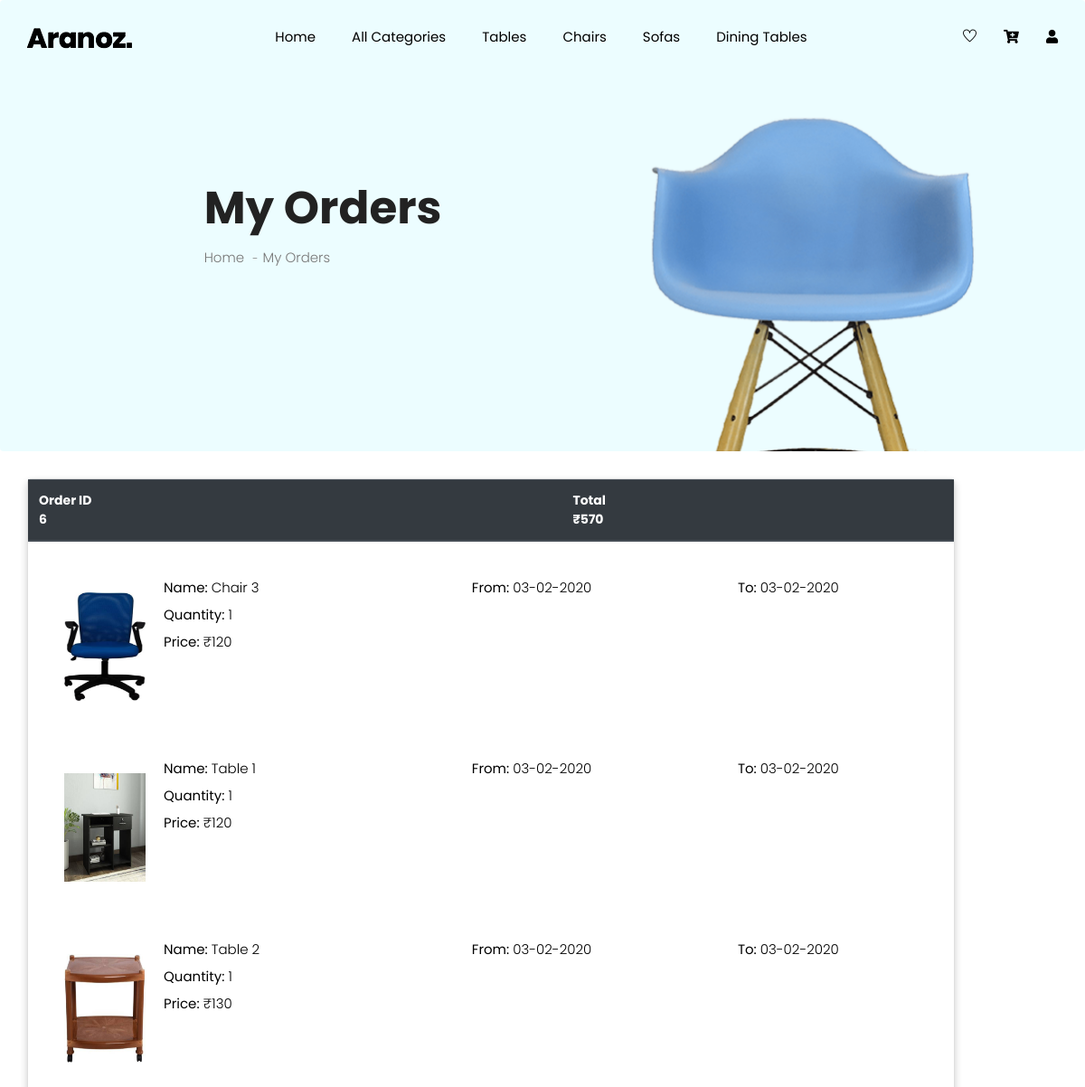
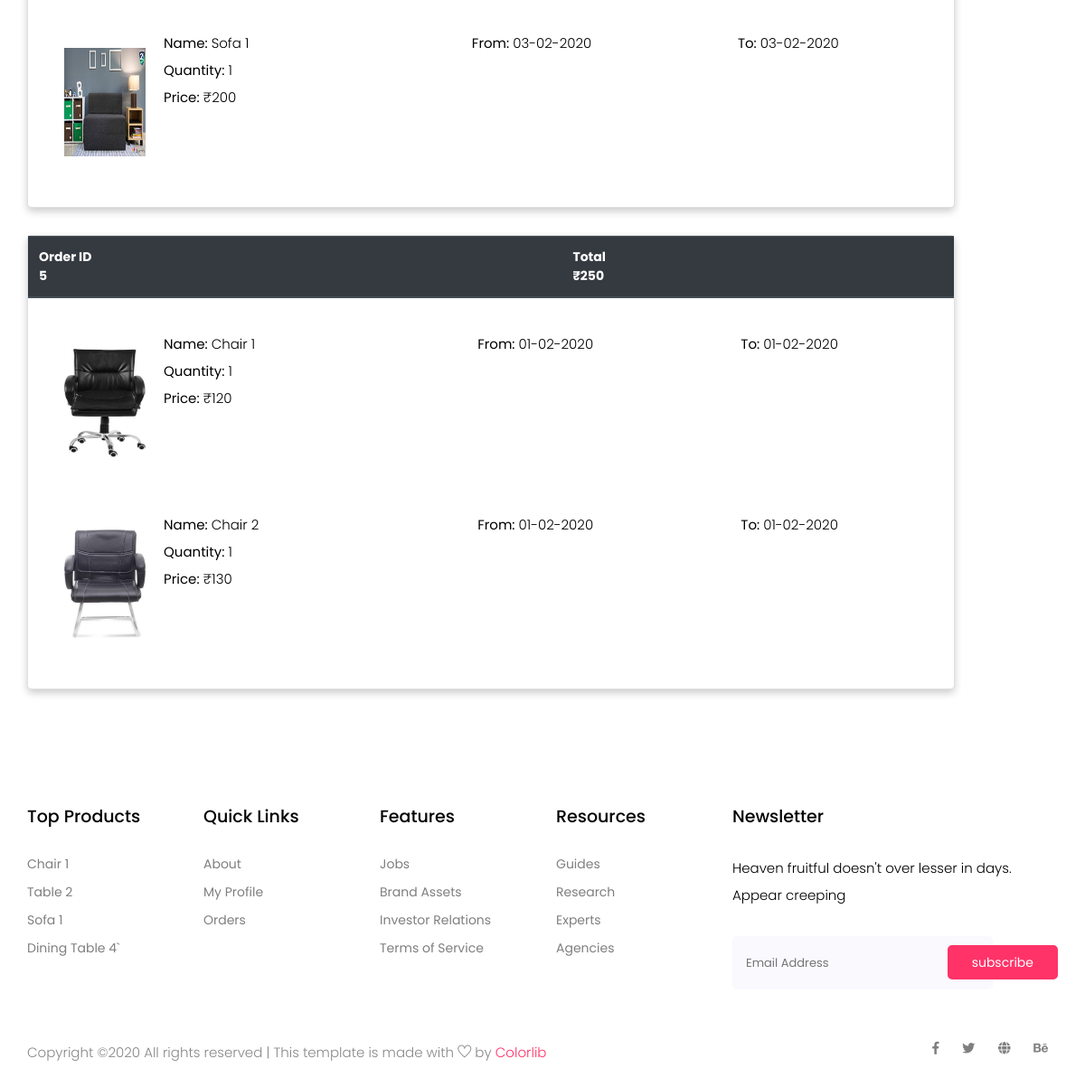
Page /orders.php (signed in) on the committed database (2 pictures, top to bottom).
### tables this page shows
CREATE TABLE `bookings` (
  `booking_id` int(11) NOT NULL,
  `user_type_id` int(11) NOT NULL,
  `user_id` int(11) NOT NULL,
  `booking_date` datetime NOT NULL,
  `date_updated` datetime NOT NULL,
  `total` float NOT NULL,
  `disc_perc` float NOT NULL,
  `disc_amt` float NOT NULL,
  `grand_total` float NOT NULL,
  `booking_status_id` int(11) NOT NULL
);

CREATE TABLE `booking_product_map` (
  `bpm_id` int(11) NOT NULL,
  `booking_id` int(11) NOT NULL,
  `product_id` int(11) NOT NULL,
  `qty` int(11) NOT NULL,
  `from_date` datetime NOT NULL,
  `to_date` datetime NOT NULL,
  `rate` float NOT NULL,
  `gst` float NOT NULL,
  `total` float NOT NULL
);

CREATE TABLE `categories` (
  `category_id` int(11) NOT NULL,
  `cat_name` varchar(100) NOT NULL,
  `date_created` datetime NOT NULL,
  `date_updated` datetime NOT NULL
);

CREATE TABLE `products` (
  `product_id` int(11) NOT NULL,
  `name` varchar(200) NOT NULL,
  `category_id` int(11) NOT NULL,
  `buying_price` float NOT NULL,
  `renting_price_per_day` float NOT NULL,
  `date_created` datetime NOT NULL,
  `date_updated` datetime NOT NULL
);

### orders.php (the view, shortened to what this page needs)
<!doctype html>
<html lang="zxx">
<head>
  <link rel="stylesheet" href="css/bootstrap.min.css">
  <link rel="stylesheet" href="css/animate.css">
  <link rel="stylesheet" href="css/owl.carousel.min.css">
  <link rel="stylesheet" href="css/nice-select.css">
  <link rel="stylesheet" href="css/all.css">
  <link rel="stylesheet" href="css/flaticon.css">
  <link rel="stylesheet" href="css/themify-icons.css">
  <link rel="stylesheet" href="css/magnific-popup.css">
  <link rel="stylesheet" href="css/slick.css">
  <link rel="stylesheet" href="css/price_rangs.css">
  <link rel="stylesheet" href="css/style.css">
</head>
<body>
  <?php session_start();
  include("header.php");
  include("config.php");
  $booking_id_stmt = "SELECT booking_id FROM bookings WHERE user_id = '" . $_SESSION['user_id'] . "' ORDER BY booking_id DESC";
  $booking_id_query = mysqli_query($dbh, $booking_id_stmt);
  $booking_id = mysqli_fetch_all($booking_id_query, MYSQLI_ASSOC);
  ?>
  <section class="breadcrumb breadcrumb_bg">
    <div class="container">
      <div class="row justify-content-center">
        <div class="col-lg-8">
          <div class="breadcrumb_iner">
            <div class="breadcrumb_iner_item">
              <h2>My Orders</h2>
              <p>Home <span>-</span>My Orders</p>
            </div>
          </div>
        </div>
      </div>
    </div>
  </section>
  <?php if (mysqli_num_rows($booking_id_query)) { ?>
    <section class="cart_area">
      <?php
      for ($i = 0; $i < mysqli_num_rows($booking_id_query); $i++) {
        $order_details_stmt = "SELECT * FROM bookings WHERE booking_id = '" . $booking_id[$i]['booking_id'] . "'";
        $order_details_query = mysqli_query($dbh, $order_details_stmt);
        $order_details = mysqli_fetch_assoc($order_details_query);
      ?>
        <div class="container">
          <a href="orderdetails.php?orderid=<?php echo $booking_id[$i]['booking_id']; ?>" onclick="document.getElementById('order <?php echo $booking_id[$i]['booking_id']; ?>').submit();">
            <div style="margin-top: 30px;" class="card">
              <div class="table-responsive">
                <table class="table">
                  <thead class="thead-dark">
                    <tr>
                      <th scope="col">Order ID<br><?php echo $order_details['booking_id']; ?> </th>
                      <th scope="col">Total<br> &#8377;<?php echo $order_details['grand_total']; ?></th>
                    </tr>
                  </thead>
                </table>
                <table class="table table-borderless">
                  <tbody>
                    <?php
                    $products_stmt = "SELECT booking_id,category_id,p.name as product_name,bpm.product_id,qty,from_date,to_date,total,p.name FROM booking_product_map bpm, products p WHERE booking_id = '" . $order_details['booking_id'] . "' AND bpm.product_id = p.product_id";
                    $products_query = mysqli_query($dbh, $products_stmt);
                    $products = mysqli_fetch_all($products_query, MYSQLI_ASSOC);
                    for ($j = 0; $j < mysqli_num_rows($products_query); $j++) {
                      $cat_name_stmt = "SELECT cat_name FROM categories WHERE category_id = '" . $products[$j]['category_id'] . "'";
                      $cat_name_query = mysqli_query($dbh, $cat_name_stmt);
                      $cat_name = mysqli_fetch_assoc($cat_name_query);
                    ?>
                      <tr>
                        <td style="padding: 20px;">
                          <div class="media">
                            <div class="d-flex">
                              <img style="margin: 20px;" width="90px" height="120px" src="img/product/categories/<?php echo $cat_name['cat_name']; ?>/<?php echo $products[$j]['product_name']; ?>/<?php echo $products[$j]['product_name']; ?> (1).jpeg" alt="" />
                            </div>
                            <div class="media-body">
                              <p><strong>Name: </strong><?php echo $products[$j]['name']; ?></p>
                              <p><strong> Quantity: </strong> <?php echo $products[$j]['qty']; ?></p>
                              <p><strong> Price: </strong>&#8377;<?php echo $products[$j]['total']; ?></p>
                            </div>
                          </div>
                        </td>
                        <td style="padding: 20px;">
                          <p> <strong> From: </strong><?php echo date_format(date_create($products[$j]['from_date']), "d-m-Y"); ?></p>
                        </td>
                        <td style="padding: 20px;">
                          <p> <strong> To: </strong><?php echo date_format(date_create($products[$j]['from_date']), "d-m-Y"); ?></p>
                        </td>
                      </tr>
                    <?php } ?>
                  </tbody>
                </table>
              </div>
            </div>
          </a>
        </div>
      <?php } ?>
    </section>
  <?php } ?>
  <?php include("footer.php"); ?>
</body>
</html>

### header.php (shortened to what this page needs)
<header class="main_menu home_menu">
    <div class="container">
        <div class="row align-items-center">
            <div class="col-lg-12">
                <nav class="navbar navbar-expand-lg navbar-light">
                    <a class="navbar-brand" href="index.html"> <img src="img/logo.png" alt="logo"> </a>
                    <div class="collapse navbar-collapse main-menu-item" id="navbarSupportedContent">
                        <ul class="navbar-nav">
                            <li class="nav-item">
                                <a class="nav-link" href="index.php">Home</a>
                            </li>
                            <li class="nav-item">
                                <a class="nav-link" href="category.php">All Categories</a>
                            </li>
                            <li class="nav-item">
                                <a class="nav-link" href="category.php?c=table">Tables</a>
                            </li>
                            <li class="nav-item">
                                <a class="nav-link" href="category.php?c=chair">Chairs</a>
                            </li>
                            <li class="nav-item">
                                <a class="nav-link" href="category.php?c=sofa">Sofas</a>
                            </li>
                            <li class="nav-item">
                                <a class="nav-link" href="category.php?c=dining">Dining Tables</a>
                            </li>
                        </ul>
                    </div>
                    <div class="hearer_icon d-flex">
                        <a href=""><i class="ti-heart"></i></a>
                        <a href="cart.php">
                            <i title="Cart" class="fas fa-cart-plus"></i>
                        </a>
                        <?php if (isset($_SESSION['login_status'])) { ?>
                            <div class="dropdown">
                                <a href="#" id="navbarDropdown3" role="button" data-toggle="dropdown" aria-haspopup="true" aria-expanded="false">
                                    <i class="fa fa-user" aria-hidden="true"></i>
                                </a>
                            </div>
                        <?php } else { ?>
                            <a href="login.php" style="margin-left: 15px; line-height: 30px" class="genric-btn primary small">Log In </a>
                        <?php } ?>
                    </div>
                </nav>
            </div>
        </div>
    </div>
</header>

### footer.php (shortened to what this page needs)
<footer class="footer_part">
    <div class="container">
        <div class="row justify-content-around">
            <div class="col-sm-6 col-lg-2">
                <div class="single_footer_part">
                    <h4>Top Products</h4>
                    <ul class="list-unstyled">
                        <li><a href="">Chair 1</a></li>
                        <li><a href="">Table 2</a></li>
                        <li><a href="">Sofa 1</a></li>
                        <li><a href="">Dining Table 4`</a></li>
                    </ul>
                </div>
            </div>
            <div class="col-sm-6 col-lg-2">
                <div class="single_footer_part">
                    <h4>Quick Links</h4>
                    <ul class="list-unstyled">
                        <li><a href="">About</a></li>
                        <li><a href="">My Profile</a></li>
                        <li><a href="">Orders</a></li>
                    </ul>
                </div>
            </div>
            <div class="col-sm-6 col-lg-2">
                <div class="single_footer_part">
                    <h4>Features</h4>
                    <ul class="list-unstyled">
                        <li><a href="">Jobs</a></li>
                        <li><a href="">Brand Assets</a></li>
                        <li><a href="">Investor Relations</a></li>
                        <li><a href="">Terms of Service</a></li>
                    </ul>
                </div>
            </div>
            <div class="col-sm-6 col-lg-2">
                <div class="single_footer_part">
                    <h4>Resources</h4>
                    <ul class="list-unstyled">
                        <li><a href="">Guides</a></li>
                        <li><a href="">Research</a></li>
                        <li><a href="">Experts</a></li>
                        <li><a href="">Agencies</a></li>
                    </ul>
                </div>
            </div>
            <div class="col-sm-6 col-lg-4">
                <div class="single_footer_part">
                    <h4>Newsletter</h4>
                    <p>Heaven fruitful doesn't over lesser in days. Appear creeping
                    </p>
                    <div id="mc_embed_signup">
                        <form target="_blank" action="https://spondonit.us12.list-manage.com/subscribe/post?u=1462626880ade1ac87bd9c93a&amp;id=92a4423d01" method="get" class="subscribe_form relative mail_part">
                            <input type="email" name="email" id="newsletter-form-email" placeholder="Email Address" class="placeholder hide-on-focus" onfocus="this.placeholder = ''" onblur="this.placeholder = ' Email Address '">
                            <button type="submit" name="submit" id="newsletter-submit" class="email_icon newsletter-submit button-contactForm">subscribe</button>
                        </form>
                    </div>
                </div>
            </div>
        </div>
    </div>
    <div class="copyright_part">
        <div class="container">
            <div class="row">
                <div class="col-lg-8">
                    <div class="copyright_text">
                        <P>
                            Copyright &copy; All rights reserved | This template is made with <i class="ti-heart" aria-hidden="true"></i> by <a href="https://colorlib.com" target="_blank">Colorlib</a>
                        </P>
                    </div>
                </div>
                <div class="col-lg-4">
                    <div class="footer_icon social_icon">
                        <ul class="list-unstyled">
                            <li><a href="#" class="single_social_icon"><i class="fab fa-facebook-f"></i></a></li>
                            <li><a href="#" class="single_social_icon"><i class="fab fa-twitter"></i></a></li>
                            <li><a href="#" class="single_social_icon"><i class="fas fa-globe"></i></a></li>
                            <li><a href="#" class="single_social_icon"><i class="fab fa-behance"></i></a></li>
                        </ul>
                    </div>
                </div>
            </div>
        </div>
    </div>
</footer>

### css/all.css (style rules this page uses)
.fa, .fas, .far, .fal, .fab { -moz-osx-font-smoothing: grayscale; -webkit-font-smoothing: antialiased; display: inline-block; font-style: normal; font-variant: normal; text-rendering: auto; line-height: 1; }
.fa-behance:before { content: "\f1b4"; }
.fa-cart-plus:before { content: "\f217"; }
.fa-facebook-f:before { content: "\f39e"; }
.fa-globe:before { content: "\f0ac"; }
.fa-twitter:before { content: "\f099"; }
.fa-user:before { content: "\f007"; }
.fab { font-family: 'Font Awesome 5 Brands'; }
.fa, .fas { font-family: 'Font Awesome 5 Free'; font-weight: 900; }

### orders.php (style rules this page uses)
.card { box-shadow: 0 4px 8px 0 rgba(0, 0, 0, 0.2); transition: 0.3s; width: 90%; border-radius: 5px; }

### rows in the picture
bookings: booking_id "6", grand_total "570"
booking_product_map: product.name (picture), product.name "Chair 3", qty "1", total "120", from_date "03-02-2020"
booking_product_map: product.name (picture), product.name "Table 1", qty "1", total "120", from_date "03-02-2020"
booking_product_map: product.name (picture), product.name "Table 2", qty "1", total "130", from_date "03-02-2020"
booking_product_map: product.name (picture), product.name "Sofa 1", qty "1", total "200", from_date "03-02-2020"
bookings: booking_id "5", grand_total "250"
booking_product_map: product.name (picture), product.name "Chair 1", qty "1", total "120", from_date "01-02-2020"
booking_product_map: product.name (picture), product.name "Chair 2", qty "1", total "130", from_date "01-02-2020"
